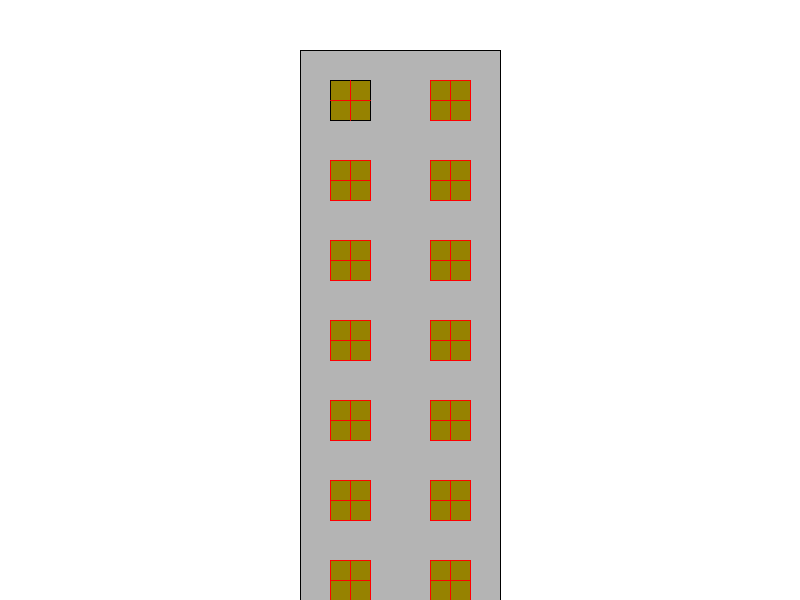
Frame 1 (no input)
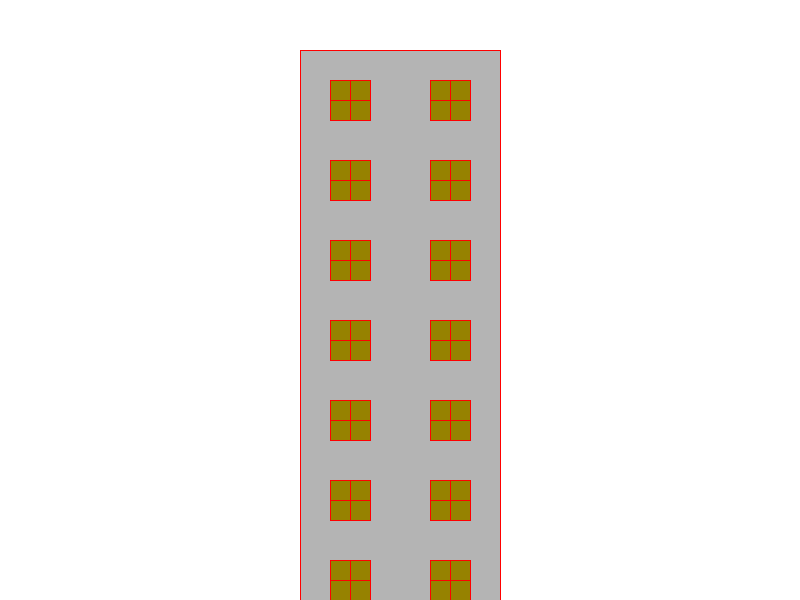
Frame 60 (the mouse pressed at the canvas centre just before this capture)
Frame 120 (the mouse held since frame 60 and released just before this capture): identical to frame 60, image omitted

The Processing sketch that drew these frames (run headless with seeded random() and noise(); from frame 60 on, the mouse is pressed at the canvas centre):

// Processing sketch: processing_162829
// ── processing_162829.pde

void setup() {
  size(800, 600);
}
void draw() {
  background(255);
  fill(180);
  rect(300, 50, 200, 550);
  int x = 350;
  int y =100;

  while (y < height) {
    drawWindow(x, y);
    drawWindow(x+100, y);
    y = y + 80;
  }
}

void drawWindow (int x, int y) {
  fill(150, 130, 0);
  rect(x-20, y-20, 40, 40);
  stroke(255,0,0);
  line(x-20, y, x+20, y);
  line(x, y+20, x, y-20);
}
